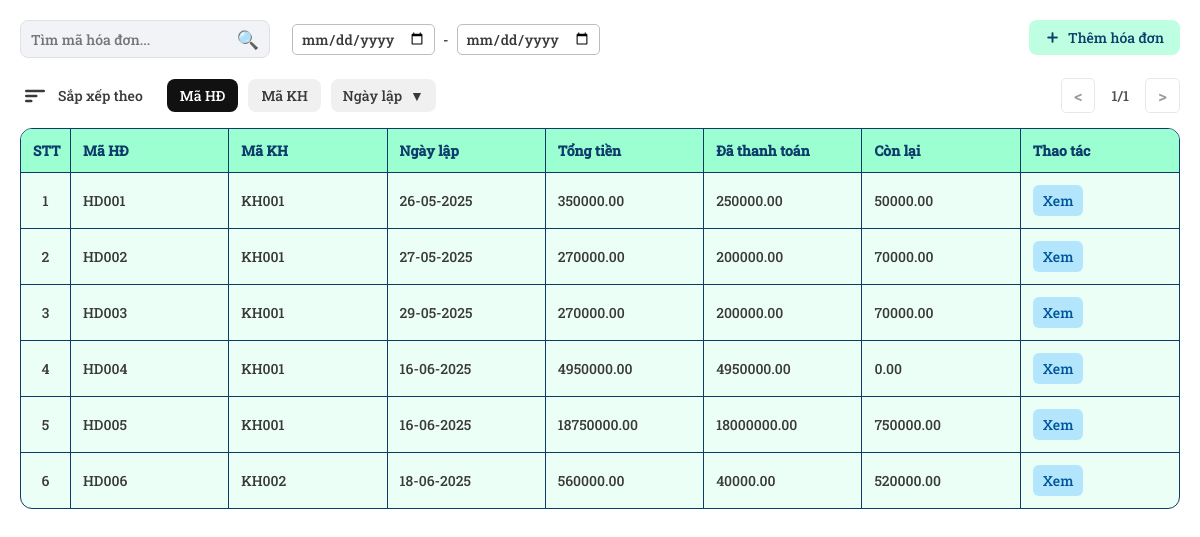
The page /admin/Order/orders.php (signed in) on the database its author committed.
### tables this page shows
CREATE TABLE `hoadon` (
  `MaHD` varchar(10) NOT NULL,
  `MaKH` varchar(10) NOT NULL,
  `NgayLap` date NOT NULL DEFAULT curdate(),
  `TongTien` decimal(20,2) NOT NULL,
  `TienTra` decimal(20,2) NOT NULL,
  `TienNo` decimal(20,2) NOT NULL
);

### admin/Order/orders.php (the view, shortened to what this page needs)
<?php
include __DIR__ . '/../../connect.php';
$result = $mysqli->query("SELECT * FROM hoadon");
?>
<!DOCTYPE html>
<html lang="vi">
<head>
    <link rel="stylesheet" href="https://cdn.jsdelivr.net/npm/choices.js/public/assets/styles/choices.min.css">
    <link rel="stylesheet" href="../../assets/general-style.css" type="text/css">
    <link rel="stylesheet" href="../../assets/orders-style.css" type="text/css">
</head>
<body>
    <div class="main-content">
        <div class="toolbar">
            <div class="toolbar-row">
                <div class="search-filter-group">
                    <div class="search-box">
                        <input type="text" id="timMaHD" name="mahd" placeholder="Tìm mã hóa đơn..." class="search-input" />
                        <button class="search-button">🔍</button>
                    </div>
                    <div class="date-range-group">
                        <input type="date" id="date-from" class="date-from" placeholder="Từ ngày">
                        <span style="margin: 0 4px;">-</span>
                        <input type="date" id="date-to" class="date-to" placeholder="Đến ngày">
                    </div>
                </div>
                <button class="add-button" onclick="createNewOrder()">
                    <img src="../../assets/plus.png" class="icon-add" alt="Add Icon" />
                    Thêm hóa đơn
                </button>
            </div>
        </div>
        <div class="sort-pagination-bar">
            <div class="sort-bar">
                <div class="sort-title-group">
                    <span class="sort-icon">
                        <svg width="30" height="30" viewBox="0 0 24 24" fill="none"><rect x="4" y="7" width="16" height="2" rx="1" fill="#393939"/><rect x="4" y="11" width="10" height="2" rx="1" fill="#393939"/><rect x="4" y="15" width="6" height="2" rx="1" fill="#393939"/></svg>
                    </span>
                    <span class="sort-label">Sắp xếp theo</span>
                </div>
                <div class="sort-tabs">
                    <button class="sort-btn active" data-sort="id_hd">Mã HĐ</button>
                    <button class="sort-btn" data-sort="id_kh">Mã KH</button>
                    <div class="sort-dropdown">
                        <button class="sort-btn sort-dropdown-toggle" id="sortDateBtn">
                            <span class="label">Ngày lập</span>
                            <span class="arrow">&#9660;</span>
                        </button>
                    </div>
                </div>
            </div>
            <span class="pagination">
                <button class="page-btn prev">&lt;</button>
                <span class="page-info">1/1</span>
                <button class="page-btn next">&gt;</button>
            </span>
        </div>
        <table id="orderTable" class="table">
            <thead>
                <tr>
                    <th class="stt">STT</th>
                    <th class="id">Mã HĐ</th>
                    <th class="id">Mã KH</th>
                    <th>Ngày lập</th>
                    <th>Tổng tiền</th>
                    <th>Đã thanh toán</th>
                    <th>Còn lại</th>
                    <th class="action-buttons">Thao tác</th>
                </tr>
            </thead>
            <tbody>
                <?php $stt = 1; ?>
                <?php while($theOrder = $result->fetch_assoc()): ?>
                <tr>
                    <td><?= $stt++ ?></td>
                    <td class="id"><?= htmlspecialchars($theOrder['MaHD']) ?></td>
                    <td class="id"><?= htmlspecialchars($theOrder['MaKH']) ?></td>
                    <td>
                        <?php
                            $date = $theOrder['NgayLap'];
                            $d = new DateTime($date);
                            echo $d->format('d-m-Y');
                        ?>
                    </td>
                    <td><?= htmlspecialchars($theOrder['TongTien']) ?></td>
                    <td><?= htmlspecialchars($theOrder['TienTra']) ?></td>
                    <td><?= htmlspecialchars($theOrder['TienNo']) ?></td>
                    <td class="action-buttons">
                        <button class="view-btn" onclick="openOrderForm('<?= $theOrder['MaHD'] ?>', '<?= $theOrder['MaKH'] ?>')">Xem</button>
                    </td>
                </tr>
                <?php endwhile; ?>
            </tbody>
        </table>
    </div>
</body>
</html>

### assets/general-style.css (style rules this page uses)
* { margin: 0; padding: 0; box-sizing: border-box; }
body, input, button, select, textarea { color: #393939; font-family: fontweb; font-size: 14px; background-color: #ffffff; }
.main-content { padding: 20px; }
.toolbar { margin-bottom: 20px; }
.toolbar-row { display: flex; justify-content: space-between; align-items: center; flex-wrap: wrap; gap: 1rem; margin-bottom: 1rem; }
.search-filter-group { margin-right: 20px; display: flex; gap: 10px; flex: 1; min-width: 100px; align-items: center; }
.search-box { display: flex; align-items: center; border: 1px solid #e0e0e0; border-radius: 8px; padding: 6px 10px; background-color: #f1f3f6; flex: 1; max-width: 250px; }
.search-input { border: none; background: transparent; outline: none; flex: 1; }
.search-button { background: none; border: none; font-size: 18px; cursor: pointer; }
.icon-add { width: 15px; height: 15px; margin-right: 8px; vertical-align: middle; }
.add-button { align-self: flex-start; display: inline-flex; align-items: center; padding: 8px 16px; background-color: #beffe1; color: #0d3c6b; border: none; border-radius: 8px; cursor: pointer; white-space: nowrap; transition: background-color 0.3s; }
.view-btn, .delete-btn { padding: 6px 10px; margin-right: 5px; border: none; border-radius: 6px; cursor: pointer; }
.view-btn { background-color: #b3e5fc; color: #01579b; }
.sort-pagination-bar { display: flex; align-items: center; justify-content: space-between; padding-bottom: 15px; border-radius: 8px; }
.sort-bar { display: flex; align-items: center; gap: 24px; }
.sort-title-group { display: flex; align-items: center; gap: 8px; }
.sort-bar .sort-icon { display: flex; width: 30px; height: 30px; align-items: center; }
.sort-bar .sort-label { color: #393939; font-size: 14px; }
.sort-tabs { display: flex; align-items: center; gap: 10px; }
.sort-btn { border: none; background: #f0f0f0; color: #393939; padding: 7px 13px; border-radius: 8px; font-size: 14px; cursor: pointer; transition: background 0.2s, color 0.2s; position: relative; }
.sort-btn.active, .sort-btn.sort-dropdown-active { background: #111; color: #fff; }
.sort-dropdown { position: relative; display: inline-block; }
.sort-dropdown-toggle .arrow { margin-left: 8px; font-size: 12px; }
.pagination { margin-left: auto; display: flex; align-items: center; gap: 6px; }
.page-btn { background: #fff; color: #333; padding: 5px 12px; border-radius: 5px; font-size: 17px; cursor: pointer; border: 1px solid #d0d0d0; transition: background 0.2s; }
.page-btn:disabled { opacity: 0.5; cursor: not-allowed; }
.page-info { font-weight: 500; color: #4e4e4e; min-width: 38px; text-align: center; display: inline-block; }
.table { table-layout: fixed; width: 100%; border-collapse: separate; border-spacing: 0; background-color: #ecfff6; border-radius: 12px; overflow: hidden; border: 1.5px solid #0d3c6b; }
.table th, .table td { padding: 12px; text-align: left; border: none; transition: background-color 0.2s ease; }
.table tr:not(:last-child) td { border-bottom: 1px solid #0d3c6b; }
.table th:first-child, .table td:first-child { border-left: none; }
.table th:last-child, .table td:last-child { border-right: none; }
.table tr:first-child th { border-top: none; }
.table tr:last-child td { border-bottom: none; }
.table th:not(:last-child), .table td:not(:last-child) { border-right: 1px solid #0d3c6b; }
.table th { border-bottom: 1px solid #0d3c6b; background-color: #9cffd1; color: #0d3c6b; font-weight: bold; }
.stt, .table th.stt, .table td.stt, .table th:first-child, .table td:first-child { width: 50px; text-align: center; }

### assets/orders-style.css (style rules this page uses)
#sortDateBtn { min-width: 100px; display: flex; align-items: center; justify-content: space-between; padding-right: 12px; padding-left: 12px; }
#sortDateBtn .label { flex: 1; text-align: left; }
#sortDateBtn .arrow { margin-left: 8px; font-size: 14px; flex-shrink: 0; }
#orderTable { table-layout: fixed; width: 100%; }
.date-range-group { display: flex; align-items: center; gap: 4px; margin-left: 12px; }
.date-range-group input[type="date"] { padding: 4px 8px; border: 1px solid #bdbdbd; border-radius: 5px; font-size: 14px; }

### rows shown on the page
hoadon: MaHD "HD001", MaKH "KH001", NgayLap "26-05-2025", TongTien "350000.00", TienTra "250000.00", TienNo "50000.00"
hoadon: MaHD "HD002", MaKH "KH001", NgayLap "27-05-2025", TongTien "270000.00", TienTra "200000.00", TienNo "70000.00"
hoadon: MaHD "HD003", MaKH "KH001", NgayLap "29-05-2025", TongTien "270000.00", TienTra "200000.00", TienNo "70000.00"
hoadon: MaHD "HD004", MaKH "KH001", NgayLap "16-06-2025", TongTien "4950000.00", TienTra "4950000.00", TienNo "0.00"
hoadon: MaHD "HD005", MaKH "KH001", NgayLap "16-06-2025", TongTien "18750000.00", TienTra "18000000.00", TienNo "750000.00"
hoadon: MaHD "HD006", MaKH "KH002", NgayLap "18-06-2025", TongTien "560000.00", TienTra "40000.00", TienNo "520000.00"
